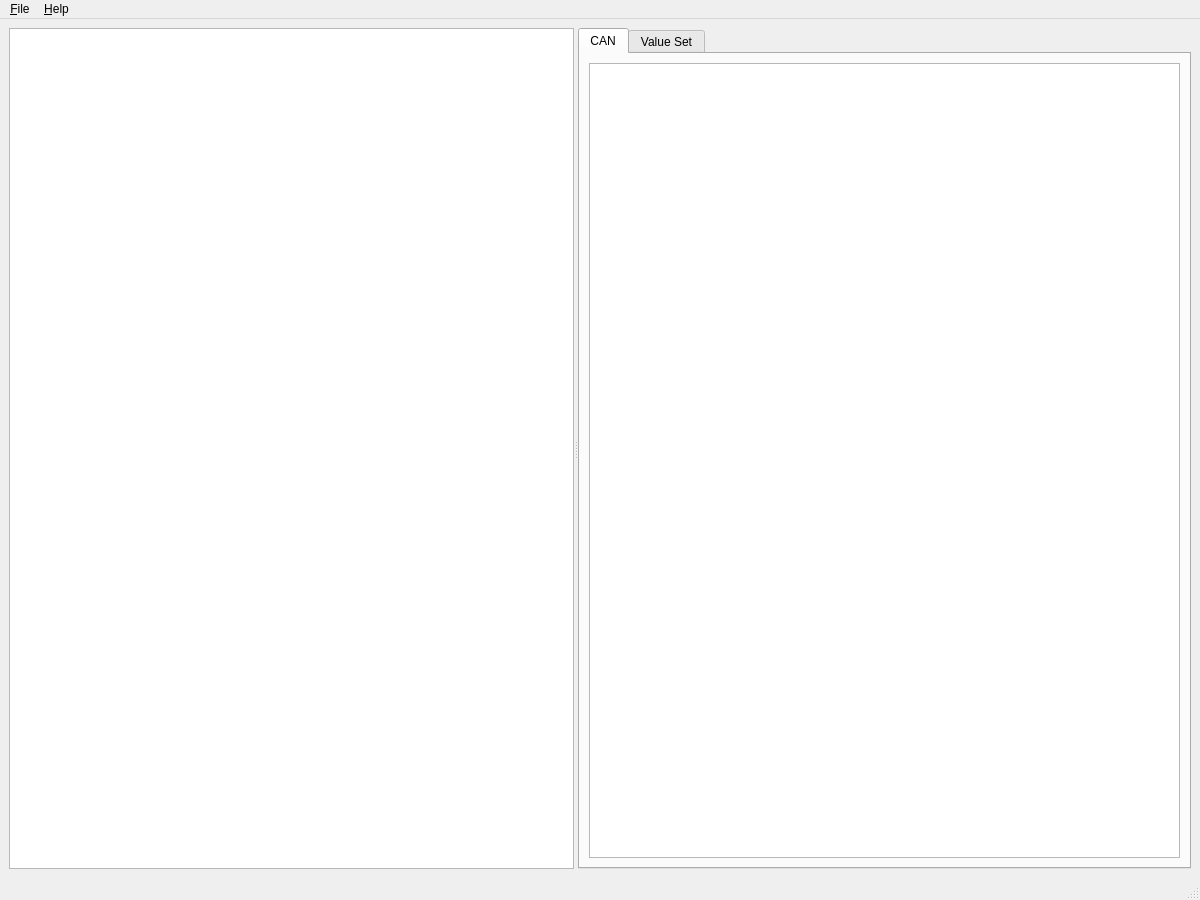
<?xml version="1.0" encoding="UTF-8"?>
<ui version="4.0">
 <class>MainWindow</class>
 <widget class="QMainWindow" name="MainWindow">
  <property name="geometry">
   <rect>
    <x>0</x>
    <y>0</y>
    <width>1200</width>
    <height>900</height>
   </rect>
  </property>
  <property name="windowTitle">
   <string>MainWindow</string>
  </property>
  <widget class="QWidget" name="centralwidget">
   <layout class="QGridLayout" name="gridLayout">
    <item row="0" column="0">
     <widget class="QSplitter" name="splitter">
      <property name="orientation">
       <enum>Qt::Horizontal</enum>
      </property>
      <widget class="QTreeView" name="parameter_view">
       <property name="alternatingRowColors">
        <bool>true</bool>
       </property>
      </widget>
      <widget class="QTabWidget" name="tabWidget">
       <property name="currentIndex">
        <number>0</number>
       </property>
       <widget class="QWidget" name="tab_2">
        <attribute name="title">
         <string>CAN</string>
        </attribute>
        <layout class="QHBoxLayout" name="horizontalLayout_2">
         <item>
          <widget class="QTreeView" name="can_view">
           <property name="alternatingRowColors">
            <bool>true</bool>
           </property>
          </widget>
         </item>
        </layout>
       </widget>
       <widget class="QWidget" name="tab">
        <attribute name="title">
         <string>Value Set</string>
        </attribute>
        <layout class="QHBoxLayout" name="horizontalLayout">
         <item>
          <widget class="QTreeView" name="value_set_view">
           <property name="alternatingRowColors">
            <bool>true</bool>
           </property>
          </widget>
         </item>
        </layout>
       </widget>
      </widget>
     </widget>
    </item>
   </layout>
  </widget>
  <widget class="QMenuBar" name="menubar">
   <property name="geometry">
    <rect>
     <x>0</x>
     <y>0</y>
     <width>1200</width>
     <height>30</height>
    </rect>
   </property>
   <widget class="QMenu" name="menu_File">
    <property name="title">
     <string>&amp;File</string>
    </property>
    <widget class="QMenu" name="action_new_value_set_2">
     <property name="title">
      <string>&amp;Value Set</string>
     </property>
     <addaction name="action_new_value_set"/>
     <addaction name="action_open_value_set"/>
     <addaction name="action_save_value_set"/>
     <addaction name="action_save_as_value_set"/>
    </widget>
    <widget class="QMenu" name="menu_Project">
     <property name="title">
      <string>&amp;Project</string>
     </property>
     <addaction name="action_new_project"/>
     <addaction name="action_open_project"/>
     <addaction name="action_save_project"/>
     <addaction name="action_save_as_project"/>
    </widget>
    <addaction name="menu_Project"/>
    <addaction name="action_new_value_set_2"/>
    <addaction name="separator"/>
    <addaction name="action_import_sym"/>
    <addaction name="action_export_sym"/>
   </widget>
   <widget class="QMenu" name="menuHelp">
    <property name="title">
     <string>&amp;Help</string>
    </property>
    <addaction name="action_about"/>
   </widget>
   <addaction name="menu_File"/>
   <addaction name="menuHelp"/>
  </widget>
  <widget class="QStatusBar" name="statusbar"/>
  <action name="action_open_project">
   <property name="text">
    <string>&amp;Open...</string>
   </property>
  </action>
  <action name="action_save_as_project">
   <property name="text">
    <string>Save &amp;As...</string>
   </property>
  </action>
  <action name="action_save_project">
   <property name="text">
    <string>&amp;Save</string>
   </property>
   <property name="shortcut">
    <string>Ctrl+S</string>
   </property>
  </action>
  <action name="action_new_project">
   <property name="text">
    <string>&amp;New</string>
   </property>
  </action>
  <action name="action_about">
   <property name="text">
    <string>&amp;About...</string>
   </property>
  </action>
  <action name="action_import_sym">
   <property name="text">
    <string>&amp;Import .sym...</string>
   </property>
  </action>
  <action name="action_export_sym">
   <property name="text">
    <string>&amp;Export .sym...</string>
   </property>
  </action>
  <action name="action_Project">
   <property name="text">
    <string>&amp;Project</string>
   </property>
  </action>
  <action name="action_new_value_set">
   <property name="text">
    <string>&amp;New</string>
   </property>
  </action>
  <action name="action_Value_Set">
   <property name="text">
    <string>&amp;Value Set...</string>
   </property>
  </action>
  <action name="action_save_value_set">
   <property name="text">
    <string>&amp;Save</string>
   </property>
  </action>
  <action name="action_save_as_value_set">
   <property name="text">
    <string>Save &amp;As...</string>
   </property>
  </action>
  <action name="action_open_value_set">
   <property name="text">
    <string>&amp;Open...</string>
   </property>
  </action>
 </widget>
 <resources/>
 <connections/>
</ui>
